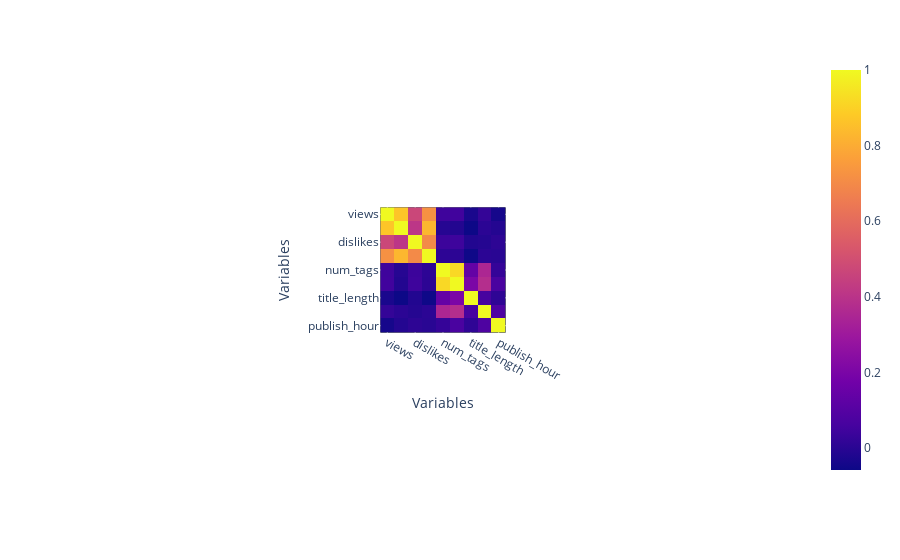

The notebook cell saved with this chart:
### Code cell
# Create a correlation heatmap using Plotly Express
heatmap = px.imshow(correlation_matrix)

# Customize the figure's layout
heatmap.update_layout(
    plot_bgcolor='#1c2039',  # Set the background color
    xaxis_title="Variables",
    yaxis_title="Variables",
)

heatmap

### Figure 1 — Plotly figure (JSON) as saved in the notebook; plotly's stock layout.template omitted (floating-point values rounded to 4 significant figures)
{"data": [{"coloraxis": "coloraxis", "hovertemplate": "x: %{x}<br>y: %{y}<br>color: %{z}<extra></extra>", "name": "0", "type": "heatmap", "x": ["views", "likes", "dislikes", "comment_count", "num_tags", "tags_length", "title_length", "desc_length", "publish_hour"], "xaxis": "x", "y": ["views", "likes", "dislikes", "comment_count", "num_tags", "tags_length", "title_length", "desc_length", "publish_hour"], "yaxis": "y", "z": [[1, 0.8689, 0.4699, 0.7215, 0.04499, 0.04819, -0.0307, 0.0213, -0.0392], [0.8689, 1, 0.4074, 0.8313, -0.005882, -0.01339, -0.05828, 0.004491, -0.01119], [0.4699, 0.4074, 1, 0.7008, 0.03924, 0.04247, -0.01513, -0.008097, 0.00737], [0.7215, 0.8313, 0.7008, 1, 0.008197, 0.005127, -0.05457, 0.00399, -0.0004573], [0.04499, -0.005882, 0.03924, 0.008197, 1, 0.9177, 0.1405, 0.3511, 0.02526], [0.04819, -0.01339, 0.04247, 0.005127, 0.9177, 1, 0.202, 0.3784, 0.07017], [-0.0307, -0.05828, -0.01513, -0.05457, 0.1405, 0.202, 1, 0.06204, 0.01159], [0.0213, 0.004491, -0.008097, 0.00399, 0.3511, 0.3784, 0.06204, 1, 0.08118], [-0.0392, -0.01119, 0.00737, -0.0004573, 0.02526, 0.07017, 0.01159, 0.08118, 1]]}], "layout": {"autosize": true, "coloraxis": {"colorscale": [[0, "#0d0887"], [0.1111, "#46039f"], [0.2222, "#7201a8"], [0.3333, "#9c179e"], [0.4444, "#bd3786"], [0.5556, "#d8576b"], [0.6667, "#ed7953"], [0.7778, "#fb9f3a"], [0.8889, "#fdca26"], [1, "#f0f921"]]}, "margin": {"t": 60}, "plot_bgcolor": "#1c2039", "xaxis": {"anchor": "y", "autorange": true, "constrain": "domain", "domain": [0.4137, 0.5863], "range": [-0.5, 8.5], "scaleanchor": "y", "title": {"text": "Variables"}, "type": "category"}, "yaxis": {"anchor": "x", "autorange": true, "constrain": "domain", "domain": [0, 1], "range": [8.5, -0.5], "title": {"text": "Variables"}, "type": "category"}}}
